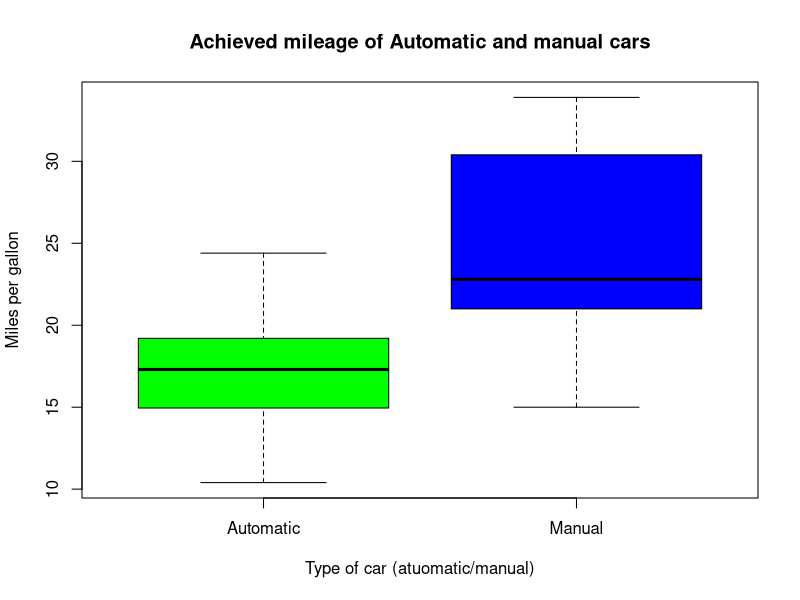

Here is the R script that generated this plot:
## ------------------------------------------------------------------------
#Display the first few rows of the data to understand its structure
head(mtcars)

## ------------------------------------------------------------------------
# The am variable is coded as 0/1. Give it meaningful labels
mtcars$am = factor(mtcars$am, levels = c(0,1), labels = c("Automatic", "Manual"))

## ------------------------------------------------------------------------
# Check the labelling was successful
head(mtcars)

## ------------------------------------------------------------------------
# Make the mtcars columns easily available
attach(mtcars)

## ------------------------------------------------------------------------
# Calculate mean for each category of cars
aggregate(mpg~am,data=mtcars,FUN = mean)


## ------------------------------------------------------------------------
# Plot box plots for each category to understand data distribution and identify outliers 
boxplot(mpg~am,main = "Achieved mileage of Automatic and manual cars", xlab = "Type of car (atuomatic/manual)",col = (c("green","blue")), ylab = "Miles per gallon")

## ------------------------------------------------------------------------
#Take the log of mpg data to stabilize variance
log.transformed.mpg = log(mpg)

## ------------------------------------------------------------------------
#Perform a t test assuming equal variance
t.test(log.transformed.mpg~am,var.equal = TRUE)

